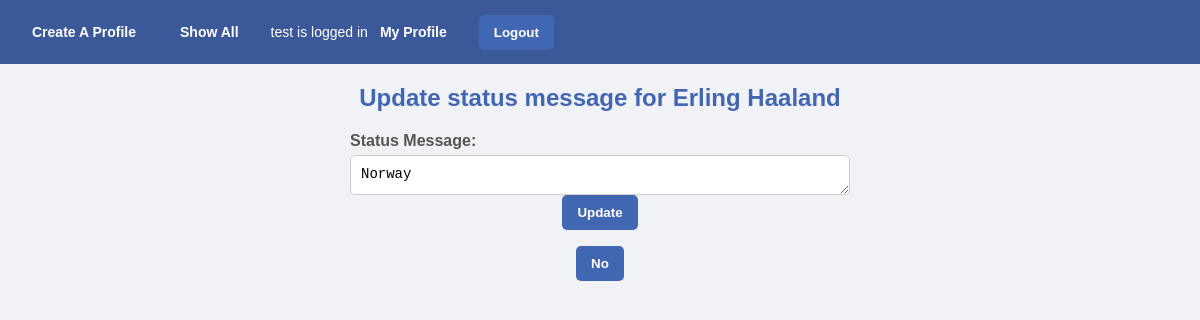
The page /mini_fb/status/19/update (signed in) on the database its author committed.
### mini_fb/models.py (models this page shows, shortened)
class StatusMessage(models.Model):
    timestamp = models.DateTimeField(auto_now=True)
    message = models.TextField(blank=True)
    profile = models.ForeignKey("Profile", on_delete=models.CASCADE)

class Profile(models.Model):
    first_name = models.TextField(blank=False)
    last_name = models.TextField(blank=False)
    city = models.TextField(blank=False)
    email = models.TextField(blank=False)
    image_url = models.URLField(blank=True)
    user = models.OneToOneField(User, on_delete=models.CASCADE)

### mini_fb/views.py (the view, shortened to what this page needs)
# urls.py: path(r'status/<int:pk>/update', views.UpdateStatusMessageView.as_view(), name='update_status'),
class UpdateStatusMessageView(LoginRequiredMixin, UpdateView):
    model = StatusMessage
    form_class = UpdateStatusMessageForm
    template_name = 'mini_fb/update_status_form.html'
    context_object_name = 'status'

### mini_fb/forms.py
class UpdateStatusMessageForm(forms.ModelForm):
    class Meta:
        model = StatusMessage
        fields = ['message']

### mini_fb/templates/mini_fb/update_status_form.html (shortened to what this page needs)
{% extends 'mini_fb/base.html' %}
{% block content %}
<h2>Update status message for {{status.profile.first_name}} {{status.profile.last_name}}</h2>
<form method="POST" class="update-status">
    <div>
        <label id="status_message">Status Message: </label>
        {{ form.message }}
    </div>
    <button type="submit">Update</button>
</form>
<form method="GET" action="{% url 'profile' status.profile.pk %}" class="back-button">
    <button type="submit">No</button>
</form>
{% endblock %}

### mini_fb/templates/mini_fb/base.html (shortened to what this page needs)
{% load static %}
<html>
    <head>
        <link rel="stylesheet" href="{% static 'styles-mini-fb.css' %}">
    </head>
    <body>
        <nav>
            <ul>
                <li><a href="{% url 'create_profile' %}">Create A Profile</a></li>
                <li><a href="{% url 'show_all_profiles' %}">Show All</a></li>
                {% if request.user.is_authenticated %}
                <p>
                {{request.user}} is logged in
                </p>
                <li><a href="{% url 'profile' request.user.profile.pk %}">My Profile</a></li>
                <li>
                    <form action="{% url 'logout' %}" method="POST" class="logout-button">
                        <input type="submit" value="Logout">
                    </form>
                </li>
                {% else %}
                <li><a href="{% url 'login' %}">Login</a></li>
                <p>Not logged in</p>
                {% endif %}
        </ul>
        </nav>
        {% block content %}{% endblock %}
    </body>
</html>

### static/styles-mini-fb.css (style rules this page uses)
body { font-family: Arial, sans-serif; margin: 0; padding: 0; background-color: #f0f2f5; }
nav { display: flex; align-items: center; justify-content: space-between; background-color: #3b5998; padding: 10px 20px; color: #fff; }
nav p { align-items: end; font-size: 14px; }
nav ul { list-style: none; display: flex; align-items: center; margin: 0; padding: 0; }
nav ul li { margin-right: 20px; }
nav ul li a { color: #fff; text-decoration: none; font-weight: bold; font-size: 14px; padding: 8px 12px; border-radius: 4px; transition: background-color 0.3s; }
.logout-button { margin: 0; display: inline-block; }
.logout-button input { background-color: #4267b2; color: white; border: none; padding: 8px 12px; font-weight: bold; cursor: pointer; border-radius: 4px; transition: background-color 0.3s; }
button, input[type="submit"] { background-color: #4267b2; color: white; border: none; padding: 8px 16px; cursor: pointer; border-radius: 5px; }
.back-button { display: flex; justify-content: center; }
form input[type="text"], form input[type="file"], form textarea { width: 100%; padding: 10px; border: 1px solid #ccc; border-radius: 5px; }
form button, form input[type="submit"] { background-color: #4267b2; color: white; border: none; padding: 10px 15px; font-weight: bold; cursor: pointer; border-radius: 5px; transition: background-color 0.3s; }
h2 { text-align: center; color: #4267b2; }
.create-status, .update-status, .delete-status, .update-profile { display: flex; flex-direction: column; align-items: center; text-align: left; }
form input[type="text"], form input[type="file"], form input[type="url"], form textarea { width: 500px; height: 40px; padding: 10px; border: 1px solid #ccc; border-radius: 5px; font-size: 14px; }
form textarea { resize: vertical; }
form label { font-weight: bold; color: #555; display: flex; margin-bottom: 5px; }

### rows shown on the page
StatusMessage: profile.first_name "Erling", profile.last_name "Haaland", message "Norway"

### other values the page prints
{{ request.user }} "test"
